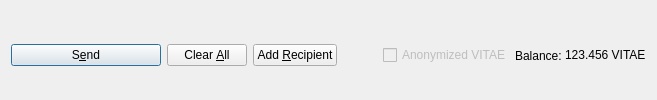
         <widget class="QFrame" name="frame_Send">
          <layout class="QHBoxLayout" name="horizontalLayout">
           <property name="bottomMargin">
            <number>0</number>
           </property>
           <item>
            <widget class="QPushButton" name="sendButton">
             <property name="minimumSize">
              <size>
               <width>150</width>
               <height>0</height>
              </size>
             </property>
             <property name="toolTip">
              <string>Confirm the send action</string>
             </property>
             <property name="text">
              <string>S&amp;end</string>
             </property>
             <property name="icon">
              <iconset resource="../vitae.qrc">
               <normaloff>:/icons/send</normaloff>:/icons/send</iconset>
             </property>
             <property name="autoDefault">
              <bool>false</bool>
             </property>
             <property name="default">
              <bool>true</bool>
             </property>
            </widget>
           </item>
           <item>
            <widget class="QPushButton" name="clearButton">
             <property name="sizePolicy">
              <sizepolicy hsizetype="Minimum" vsizetype="Fixed">
               <horstretch>0</horstretch>
               <verstretch>0</verstretch>
              </sizepolicy>
             </property>
             <property name="toolTip">
              <string>Clear all fields of the form.</string>
             </property>
             <property name="text">
              <string>Clear &amp;All</string>
             </property>
             <property name="icon">
              <iconset resource="../vitae.qrc">
               <normaloff>:/icons/remove</normaloff>:/icons/remove</iconset>
             </property>
             <property name="autoDefault">
              <bool>false</bool>
             </property>
            </widget>
           </item>
           <item>
            <widget class="QPushButton" name="addButton">
             <property name="toolTip">
              <string>Send to multiple recipients at once</string>
             </property>
             <property name="text">
              <string>Add &amp;Recipient</string>
             </property>
             <property name="icon">
              <iconset resource="../vitae.qrc">
               <normaloff>:/icons/add</normaloff>:/icons/add</iconset>
             </property>
             <property name="autoDefault">
              <bool>false</bool>
             </property>
            </widget>
           </item>
           <item>
            <spacer name="horizontalSpacer">
             <property name="orientation">
              <enum>Qt::Horizontal</enum>
             </property>
             <property name="sizeHint" stdset="0">
              <size>
               <width>40</width>
               <height>20</height>
              </size>
             </property>
            </spacer>
           </item>
           <item>
            <layout class="QHBoxLayout" name="horizontalLayout_2">
             <property name="spacing">
              <number>3</number>
             </property>
             <item>
              <widget class="QCheckBox" name="checkzVITAE">
               <property name="enabled">
                <bool>false</bool>
               </property>
               <property name="text">
                <string>Anonymized VITAE</string>
               </property>
              </widget>
             </item>
             <item>
              <widget class="QLabel" name="label">
               <property name="text">
                <string>Balance:</string>
               </property>
              </widget>
             </item>
             <item>
              <widget class="QLabel" name="labelBalance">
               <property name="sizePolicy">
                <sizepolicy hsizetype="Preferred" vsizetype="Fixed">
                 <horstretch>0</horstretch>
                 <verstretch>0</verstretch>
                </sizepolicy>
               </property>
               <property name="cursor">
                <cursorShape>IBeamCursor</cursorShape>
               </property>
               <property name="text">
                <string notr="true">123.456 VITAE</string>
               </property>
               <property name="textInteractionFlags">
                <set>Qt::LinksAccessibleByMouse|Qt::TextSelectableByKeyboard|Qt::TextSelectableByMouse</set>
               </property>
              </widget>
             </item>
            </layout>
           </item>
          </layout>
         </widget>
